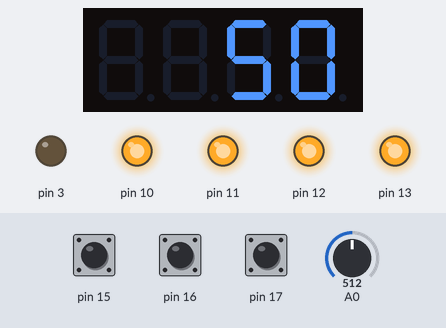
Bench run of a sketch on a simulated Arduino Uno, built with avr-gcc and run on an emulated ATmega328P. On the bench: 4-digit seven-segment display, output pins drawn as LEDs (lit = HIGH). Inputs (shaded band) come from the test bench; at power-on: A0 = 512, pin 15 HIGH, pin 16 HIGH, pin 17 HIGH.

Above: at 1.2 s.
1.3 s: A0 set to 505
At 2.5 s:
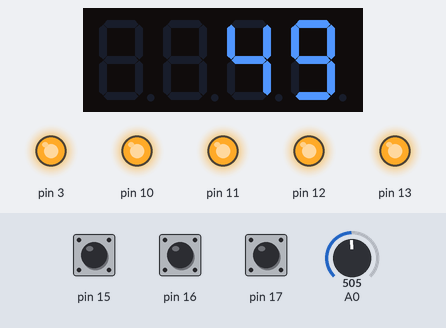
2.8 s: A0 set to 306
At 3.8 s:
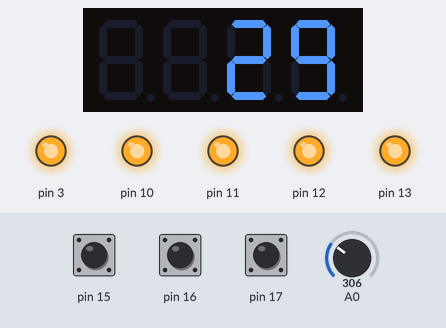
4.3 s: A0 set to 122
At 4.9 s:
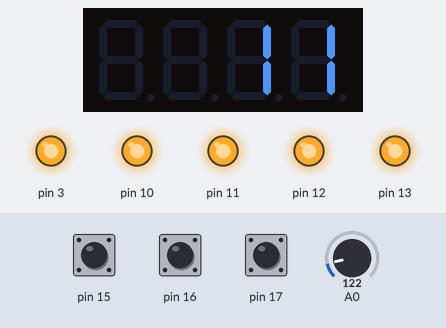
Timing chart, 0 to 7.3 s (numbered marks = the images above; inputs shaded):
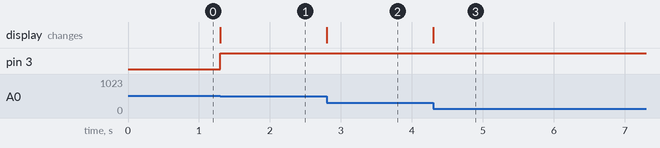

The sketch:

Display_MultiFuncShield.ino
```cpp
#include <TimerOne.h>
#include <MultiFuncShield.h>

int analog0,porc;

void setup() {
  Timer1.initialize();
  MFS.initialize(&Timer1);
}

void loop() {
  analog0=analogRead(A0);
  porc=map(analog0,0,1023,0,100);
  MFS.write(porc);
  if (porc>=50)
  {
    MFS.beep(10,5,4,100,50);
  }
  else
  {
    MFS.beep(0);
  }
}
```

Measured:
- the behaviour switches between 512 and 511 on A0 (found by bisection; images 0 and 1)
- after the input at 1.3 s, pin 3: LOW → HIGH at once; the display: changes at once (image 1)
- after the input at 2.8 s, the display: changes at once (image 2)
- after the input at 4.3 s, the display: changes at once (image 3)
